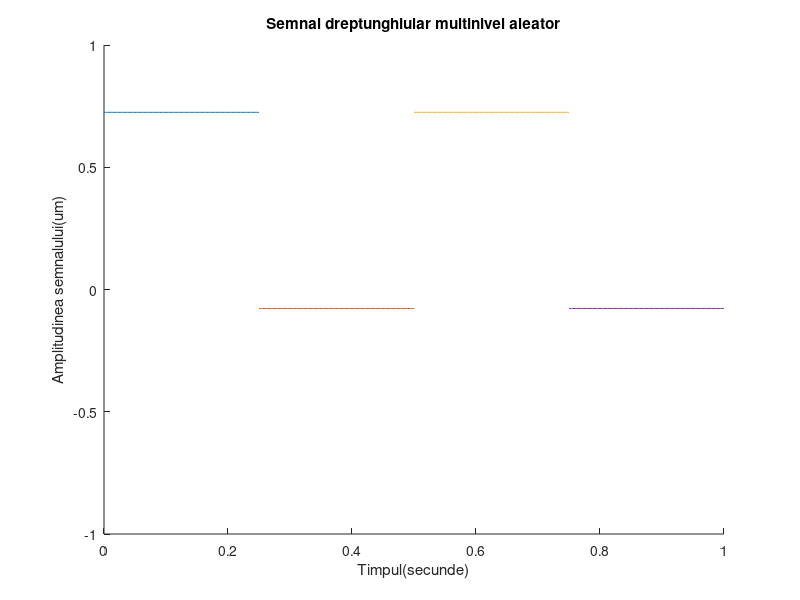

The MATLAB script that drew this image:
hold on;
%utilizam hold on pentru a afisa simultan mai multe semnale pe acelasi grafic
%2ms
r1=rand(1);
%folosim rand pentru a genera un numar aleator
r2=rand(1);
t1=0:0.002:0.25;
t2=0.25:0.002:0.5;
x1=r1*square(8*pi*t1,100);
x2=-r2*square(8*pi*t2,100);
%->Folosim functia axis pentru a delimita spectrele de valori ale graficului generat de plot pentru a se incadra corespunzator in parametri
axis([0 1 -1 1]);
%->Vom folosi functia pot pentru a genera un grafic cu parametrii t1 si x1 si un grafic cu t2 si x2
plot(t1,x1);
plot(t2,x2);
t3=0.5:0.002:0.75;
t4=0.75:0.002:1;
x3=r1*square(8*pi*t3,100);
x4=-r2*square(8*pi*t4,100);
%->Vom folosi functia pot pentru a genera un grafic cu parametrii t3 si x3 si un grafic cu t4 si x4
plot(t3,x3);
plot(t4,x4);
%Am denumit axa Ox
xlabel('Timpul(secunde)')
%Am denumit axa Oy
ylabel('Amplitudinea semnalului(um)')
title('Semnal dreptunghiular multinivel aleator')
